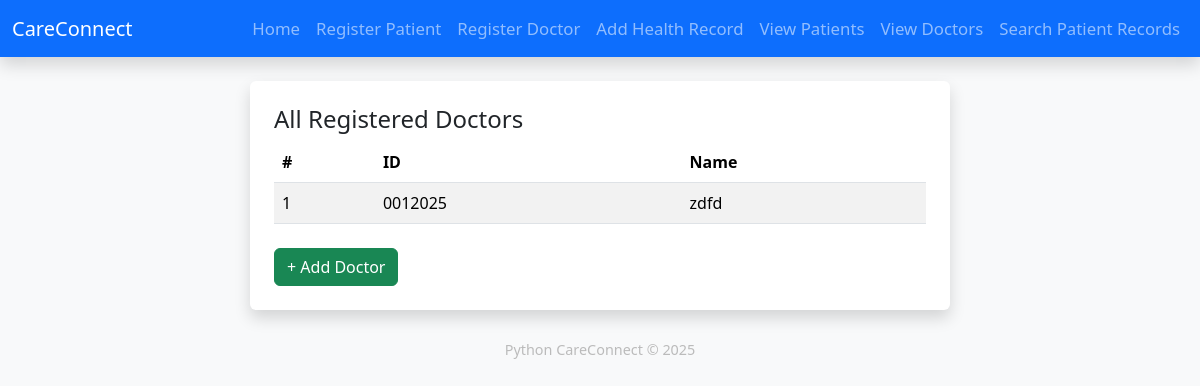
/doctors, run on an earlier commit of the app's database.
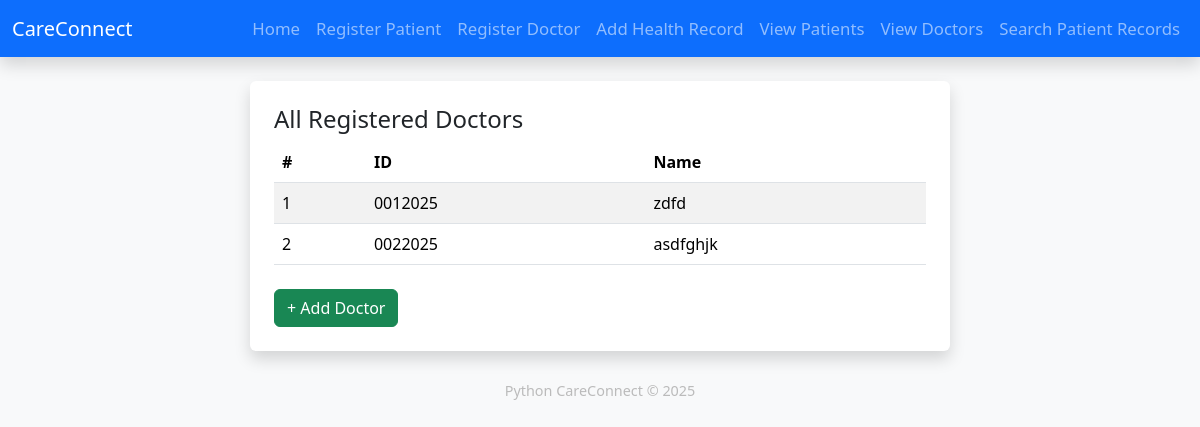
And on a later commit of the database.
### models.py (models this page shows)
class Doctor(db.Model):
    id = db.Column(db.String(20), primary_key=True)
    name = db.Column(db.String(120), nullable=False)

### app.py (the view)
@app.route('/doctors')
def view_doctors():
    return render_template("doctors.html", doctors=Doctor.query.all())

### app.py (called while the page is built)
@app.context_processor
def inject_now():
    return {'year': datetime.datetime.now().year}

### templates/doctors.html
{% extends 'layout.html' %}
{% block content %}
<h4>All Registered Doctors</h4>
<table class="table table-striped">
  <thead><tr><th>#</th><th>ID</th><th>Name</th></tr></thead>
  <tbody>
    {% for d in doctors %}
      <tr><td>{{ loop.index }}</td><td>{{d.id}}</td><td>{{d.name}}</td></tr>
    {% endfor %}
  </tbody>
</table>
<a href="{{ url_for('register_doctor') }}" class="btn btn-success mt-2">+ Add Doctor</a>
{% endblock %}

What changed in the data, as far as the page shows it:
added Doctor: id "0022025", name "asdfghjk"
